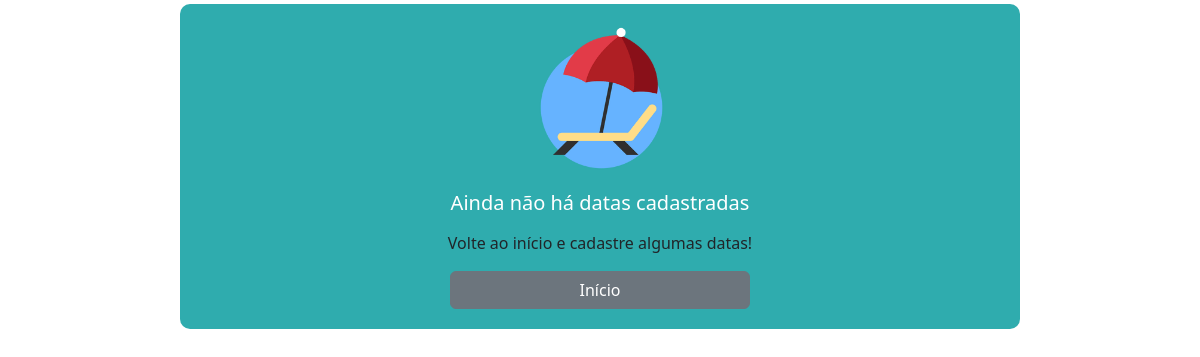
Page /datas/selecionar/ (signed in) on the earlier database version.
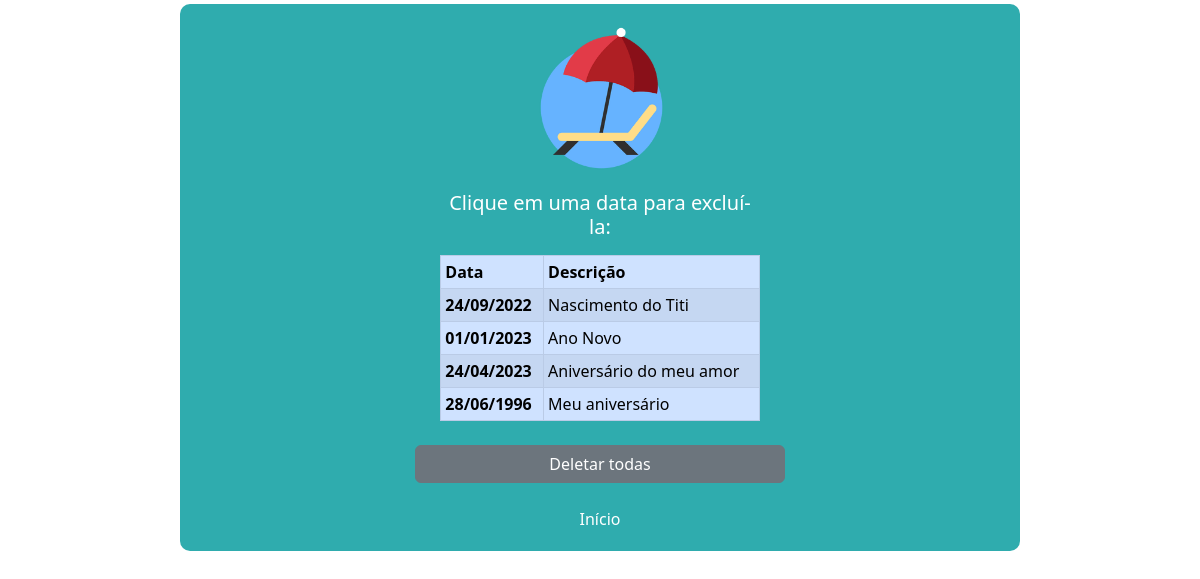
Same page on the later database version.
### datas/models.py (models this page shows, shortened)
class Feriados(models.Model):
    usuario = models.ForeignKey(CustomUser, on_delete=models.CASCADE)
    data = models.DateField()
    description = models.CharField(max_length=200, default='Não especificado')
    class Meta:
        db_table = 'tb_feriados'

### datas/views.py (the view)
# urls.py: path('selecionar/', views.selecionar_feriados, name='selecionar_feriados'),
def selecionar_feriados(request):
    feriados_cadastrados = request.user.feriados_set.all()
    quantidade_datas = feriados_cadastrados.count()
    context = {
        'feriados_cadastrados': feriados_cadastrados,
        'quantidade_datas': quantidade_datas
    }
    return render(request, 'deletar/selecionar_feriados.html', context=context)

### datas/templates/deletar/selecionar_feriados.html
{% extends 'base.html' %}
{% block content %}
{% load static %}
<div class="container mt-1 mb-1" style="width: 70%; background-color: #2FACAE; padding: 20px; border-radius: 10px">
    <div class="row mb-3">
        <div class="logo-container">
            <img
                    src="{% static 'logo.png' %}"
                    alt="Hi Platform"
                    width="150"
            >
        </div>
    </div>
    {% if not user.is_authenticated %}
        <div class="row justify-content-center">
            <div class="col-md-5 mb-1 align-self-center text-center">
                <h5>Atenção!</h5>
            </div>
        </div>
        <div class="row justify-content-center">
            <div class="col-md-5 mb-2 align-self-center text-center">
                <h5>Você não está <strong>logado!</strong></h5>
            </div>
        </div>
        <div class="row justify-content-center">
            <div class="col-md-5 mb-2 align-self-center text-center">
                <p>Para realizar o login: <a href="{% url 'login' %}">Clique aqui!</a></p>
            </div>
        </div>
    {% else %}
        {% if quantidade_datas == 0 %}
            <div class="row justify-content-center">
                <div class="col-md-5 mb-2 align-self-center text-center">
                    <h5>Ainda não há datas cadastradas</h5>
                </div>
            </div>
            <div class="row justify-content-center">
                <div class="col md-6 mb-0 align-self-center text-center">
                    <p class="fw-medium">Volte ao início e cadastre algumas datas!</p>
                </div>
            </div>
            <div class="row justify-content-center">
                <div class="col md-6 mb-0 align-self-center text-center">
                    <a href="{% url 'users:index' %}" class="btn btn-secondary text-white" style="width: 300px">Início</a>
                </div>
            </div>
        {% else %}
            <div class="row justify-content-center">
                <div class="col-md-5 mb-2 align-self-center text-center">
                    <h5>Clique em uma data para excluí-la:</h5>
                </div>
            </div>
            <div class="row justify-content-center">
                <div class="col-md-5 mb-2 overflow-auto" style="max-height: 210px">
                    <table class="table table-sm table-striped table-primary table-hover table-bordered">
                        <thead>
                            <tr>
                                <th scope="col">Data</th>
                                <th scope="col">Descrição</th>
                            </tr>
                        </thead>
                        <tbody>
                        {% for data in feriados_cadastrados %}
                            <tr onclick="window.location='{% url 'datas:deletar_feriados' data.pk %}';">
                                <th scope="row">{{ data.data| date:"d/m/Y" }}</th>
                                <td>{{ data.description }}</td>
                            </tr>
                        {% endfor %}
                        </tbody>
                    </table>
                </div>
            </div>
            <div class="row justify-content-center">
                <div class="row md-6 mb-4 justify-content-center">
                    <a href="{% url 'datas:deletar_todas' %}" class="btn btn-secondary text-white" style="width: 370px">Deletar todas</a>
                </div>
            </div>
            <div class="row justify-content-center">
                <div class="col md-6 mb-0 align-self-center text-center">
                    <a href="{% url 'users:index' %}">Início</a>
                </div>
            </div>
        {% endif %}
    {% endif %}
</div>
{% endblock %}

Differences in the rows shown:
added Feriados: data "24/09/2022", description "Nascimento do Titi"
added Feriados: data "01/01/2023", description "Ano Novo"
added Feriados: data "24/04/2023", description "Aniversário do meu amor"
added Feriados: data "28/06/1996", description "Meu aniversário"
Other differences:
text no longer shown: "Ainda não há datas cadastradas Volte ao início e cadastre algumas datas!"
text now shown: "Clique em uma data para excluí-la: Data Descrição Deletar todas"
